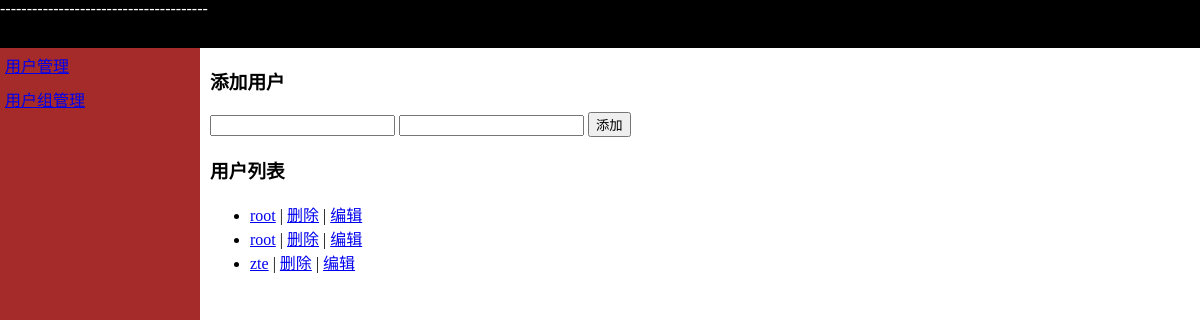
The page /CC/userinfo/ on the database as committed earlier.
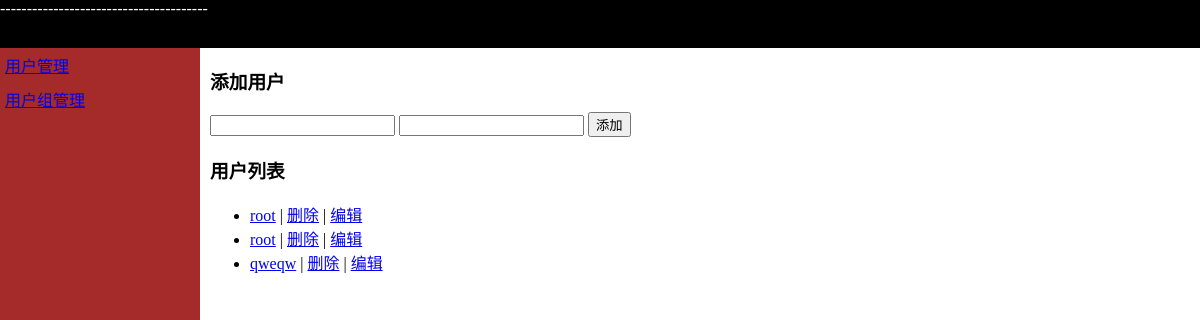
The same page on the database as committed later.
### app01/models.py (models this page shows)
class UserInfo(models.Model):
    username=models.CharField(max_length=32)
    password=models.CharField(max_length=64)

### app01/views.py (the view)
def userinfo(request):
    if request.method =="GET":
        user_list=models.UserInfo.objects.all()
        return render(request,'userinfo.html',{'user_list':user_list})
    elif request.method == "POST":
        u = request.POST.get('user')
        p = request.POST.get('pwd')
        models.UserInfo.objects.create(username=u,password=p)
        return redirect('/CC/userinfo/')

### templates/userinfo.html (shortened to what this page needs)
<!DOCTYPE html>
<html lang="en">
<head>
</head>
<body>
    <div style="height: 48px;background-color: black;color: white">
        ---------------------------------------
    </div>
    <div>
        <div style="position: absolute;top:48px;bottom: 0;left: 0;width: 200px;background-color: brown;">
            <a class="menu" href="/CC/userinfo/">用户管理</a>
            <a class="menu" href="/CC/usergroup/">用户组管理</a>
        </div>
        <div style="position:absolute;top:48px;left: 210px;bottom: 0;right: 0;overflow: auto">
            <h3>添加用户</h3>
            <form method="POST" action="/CC/userinfo/">
                <input type="text" name="user" />
                <input type="text" name="pwd" />
                <input type="submit" value="添加"/>
            </form>
            <h3>用户列表</h3>
            <ul>
                {% for row in user_list %}
                    <li>
                        <a href="/CC/userdetail-{{ row.id }}/">{{ row.username }}</a> |
                        <a href="/CC/userdel-{{ row.id }}/">删除</a> |
                        <a href="/CC/useredit-{{ row.id }}/">编辑</a>
                    </li>
                {% endfor %}
            </ul>
        </div>
    </div>
</body>
</html>

### templates/userinfo.html (style rules this page uses)
body { margin: 0; }
.menu { display: block; padding: 5px; }

Rows that differ between the two databases and show on the page:
removed UserInfo: username "zte"
added UserInfo: username "qweqw"
